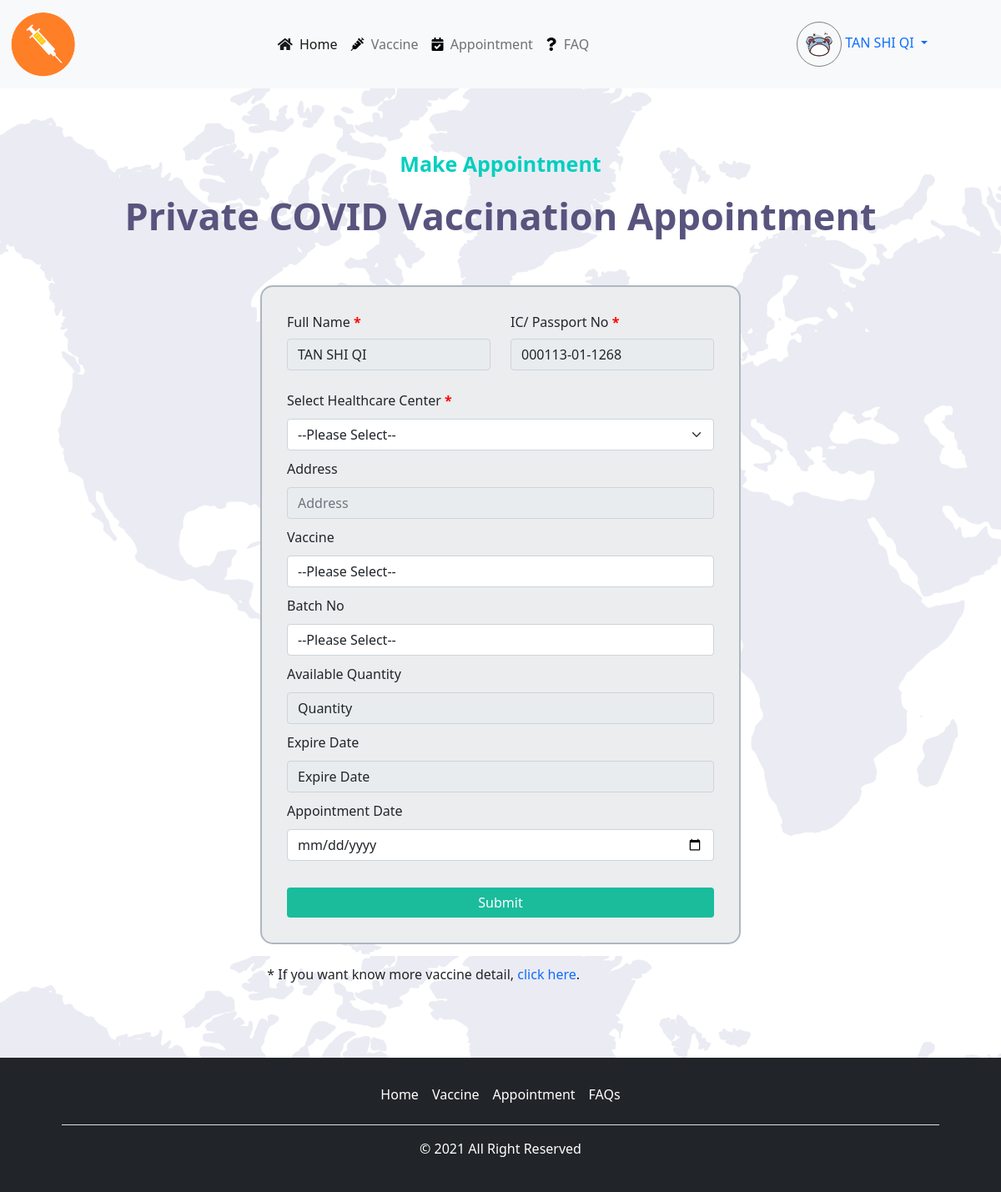
Screenshot of /appointment.php (signed in) with the database file from the repository.
### tables this page shows
CREATE TABLE `patient` (
  `patientID` int(11) NOT NULL,
  `username` varchar(50) NOT NULL,
  `password` varchar(20) NOT NULL,
  `fullname` varchar(50) NOT NULL,
  `ic` varchar(30) NOT NULL,
  `phone` varchar(15) NOT NULL,
  `email` varchar(50) NOT NULL,
  `vaccinationStatus` int(11) NOT NULL
);

### appointment.php (the view, shortened to what this page needs)
<?php
include('dbconnect.php');
if(isset($_SESSION['username'])){
  $sql = "SELECT * FROM patient WHERE username='$_SESSION[username]'";
  $query = mysqli_query($con,$sql);
  $row=mysqli_fetch_array($query);
}
?>
<!DOCTYPE html>
<html>
<head>
    <link href="assets/css/bootstrap.min.css" rel="stylesheet">
    <link rel="stylesheet" href="https://cdnjs.cloudflare.com/ajax/libs/font-awesome/4.7.0/css/font-awesome.min.css">
    <link href="https://use.fontawesome.com/releases/v5.6.3/css/all.css" rel="stylesheet">
    <link rel="stylesheet" href="assets/css/style.css">
    <link rel="stylesheet" href="assets/css/user.css">
</head>
<body>
    <nav id="header" class="navbar navbar-expand-sm navbar-light bg-light" aria-label="Third navbar example">
        <div class="container-fluid">
            <a href="index.php" class="navbar-brand"><img src="assets/img/logo2.png" alt="patient" style="width:100%;"
                    class="nav-img"></a>
            <div class="collapse navbar-collapse" id="navbarsExample03">
                <ul class="navbar-nav mx-auto mb-2 mb-sm-0">
                    <li class="nav-item">
                        <a class="nav-link active" aria-current="page" href="index.php"><i class="fa fa-home"
                                aria-hidden="true"></i>&nbsp;&nbsp;Home</a>
                    </li>
                    <li class="nav-item">
                        <a class="nav-link" href="vaccine.php"><i class="fa fa-syringe"
                                style="color: #000000;"></i>&nbsp;&nbsp;Vaccine</a>
                    </li>
                    <li class="nav-item">
                        <a class="nav-link" href="appointment.php"><i class="fas fa-calendar-check"
                                style="color: #000000;"></i>&nbsp;&nbsp;Appointment</a>
                    </li>
                    <li class="nav-item">
                        <a class="nav-link" href="faq.php"><i class="fas fa-question"
                                style="color: #000000;"></i>&nbsp;&nbsp;FAQ</a>
                    </li>
                </ul>
                <?php
                  if(isset($_SESSION['username'])){
                      ?>
                <li class="nav-item dropdown" style="list-style-type: none;margin-right: 60px;">
                    <a class="nav-link dropdown-toggle" id="dropdown03" data-bs-toggle="dropdown" aria-expanded="false">
                        <img src="assets/img/vaccine/avatar.png"
                            style="border: gray solid 1px;border-radius: 50%; padding: 10px;">
                        <?php echo (strtoupper($row['fullname']));?>
                    </a>
                </li>
                <?php
                  }
              ?>
            </div>
        </div>
    </nav>
    <div class="privateVaccination" style="background-image: url(../PCVS/assets/img/vaccine/search_map.png);">
        <br><br><br>
        <p class="vaccinePara" style="text-align: center;">Make Appointment</p>
        <h1 class="vacineTopic" style="text-align: center;font-size: 45px;">Private COVID Vaccination Appointment</h1>
        <div class="col-lg-6 col-md-6 col-sm-6 container justify-content-center">
            <br><br>
            <div class="col"
                style=" background-color: #EBEDEF; border: #AEB6BF solid 2px; padding: 30px;border-radius: 15px 15px 15px 15px;">
                <div class="row featurette">
                    <form action="make_appointment.php" method="post" onsubmit="return validationRegister()">
                        <div class="appointmentForm">
                            <?php
                              if(isset($_SESSION['username'])){
                                  ?>
                                    <div class="row">
                                        <div class="col-md-6">
                                            <label for="exampleFormControlInput1" class="form-label">Full Name<b
                                                    style="color: red;"> *</b></label>
                                            <input type="text" class="form-control" id="fullName" name="patient"
                                                placeholder="Full Name" value="<?php echo ($row['fullname']);?>" readonly
                                                style="text-transform: uppercase;">
                                        </div>
                                        <div class="col-md-6">
                                            <label for="exampleFormControlInput1" class="form-label">IC/ Passport No<b
                                                    style="color: red;"> *</b></label>
                                            <input type="text" class="form-control" id="icNo" name="ic"
                                                placeholder="IC/ Passport No" value="<?php echo ($row['ic']);?>" readonly>
                                            <br>
                                        </div>
                                    </div>
                                    <?php
                              }
                              else{
                                  "";
                              }
                            ?>
                            <label for="selectVaccine" style="margin-bottom: 10px;">Select Healthcare Center <b
                                    style="color: red;"> *</b></label>
                            <select name="center" class="form-select" id="center" onchange="FetchVaccine(this.value)">
                                <option value="" disabled selected>--Please Select--</option>
                            </select>
                            <div class="form-group">
                                <label style="margin-bottom: 10px;margin-top: 10px;">Address</label>
                                <input type="text" class="form-control" placeholder="Address" id="address" readonly>
                            </div>
                            <div class="form-group">
                                <label style="margin-bottom: 10px;margin-top: 10px;">Vaccine</label>
                                <select name="vaccine" id="vaccine" class="form-control"
                                    onchange="FetchBatch(this.value)">
                                    <option disabled selected>--Please Select--</option>
                                </select>
                            </div>
                            <div class="form-group">
                                <label style="margin-bottom: 10px;margin-top: 10px;">Batch No</label>
                                <select name="batch" id="batch" class="form-control" onchange="update()" >
                                    <option value="VaccineID/Batch/Quantity/Expire Date" disabled selected>--Please Select--</option>
                                </select>
                            </div>
                            <div class="form-group">
                                <label style="margin-bottom: 10px;margin-top: 10px;">Available Quantity</label>
                                <input type="text" class="form-control" placeholder="quantity" id="quantity" readonly>
                            </div>
                            <div class="form-group">
                                <label style="margin-bottom: 10px;margin-top: 10px;">Expire Date</label>
                                <input type="text" class="form-control" placeholder="Expire Date" id="date" readonly>
                            </div>
                            <div class="form-group">
                                <label style="margin-bottom: 10px;margin-top: 10px;">Appointment Date</label>
                                <input type="date" class="form-control" name="date"id="appdate">
                            </div>
                            <?php
                              if(isset($_SESSION['username'])){
                                  ?>
                                    <div class="d-grid gap-2">
                                        <br>
                                        <input class="btn btn-primary" type="submit" style="background-color: #1ABC9C;border: #1ABC9C;" value="Submit"></input>
                                    </div>
                                <?php
                              }
                            ?>
                        </div>
                    </form>
                </div>
            </div>
            <br>
            <p>&nbsp;&nbsp;* If you want know more vaccine detail, <a href="vaccine.php">click here</a>.</p>
            <br><br><br>
        </div>
    </div>
    <footer class="bg-dark text-center text-white">
        <div class="container p-4">
            <ul class="nav justify-content-center border-bottom pb-3 mb-3">
                <li class="nav-item"><a href="index.php" class="nav-link px-2 text-white">Home</a></li>
                <li class="nav-item"><a href="vaccine.php" class="nav-link px-2 text-white">Vaccine</a></li>
                <li class="nav-item"><a href="appointment.php" class="nav-link px-2 text-white">Appointment</a></li>
                <li class="nav-item"><a href="faq.php" class="nav-link px-2 text-white">FAQs</a></li>
            </ul>
            <p class="text-center text-white">&copy; 2021 All Right Reserved</p>
        </div>
    </footer>
</body>
</html>

### assets/css/style.css (style rules this page uses)
* { margin: 0; padding: 0; box-sizing: border-box; }
.navbar { margin-bottom: 20px; }
.nav-img { width: 80px; height: 80px; }
.vacineTopic { font-weight: bold; font-size: 50px; color:#58547e; }
.vaccinePara { color: #01cfbe; font-weight: bold; font-size: 25px; }

### assets/css/user.css (style rules this page uses)
*, *:before, *:after { box-sizing: border-box; -webkit-box-sizing: border-box; -moz-box-sizing: border-box; }
img { max-width: 100%; }
a { text-decoration: none; }
.container { max-width: 1100px; margin: 0 auto; }
h1 { font-weight: 700; }
.privateVaccination { background-image: url("../img/vaccine/symptoms-bg.jpg"); }
#header { margin-bottom: 0px; }

### rows the page displays
patient: fullname "TAN SHI QI", patient "tan shi qi", ic "000113-01-1268"
